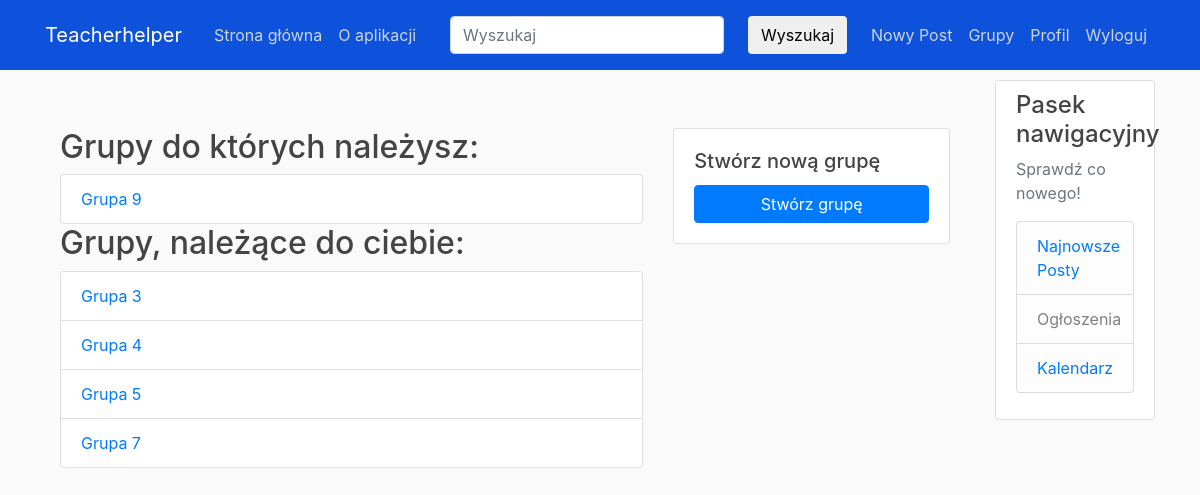
/groups/ (signed in), run on an earlier commit of the app's database.
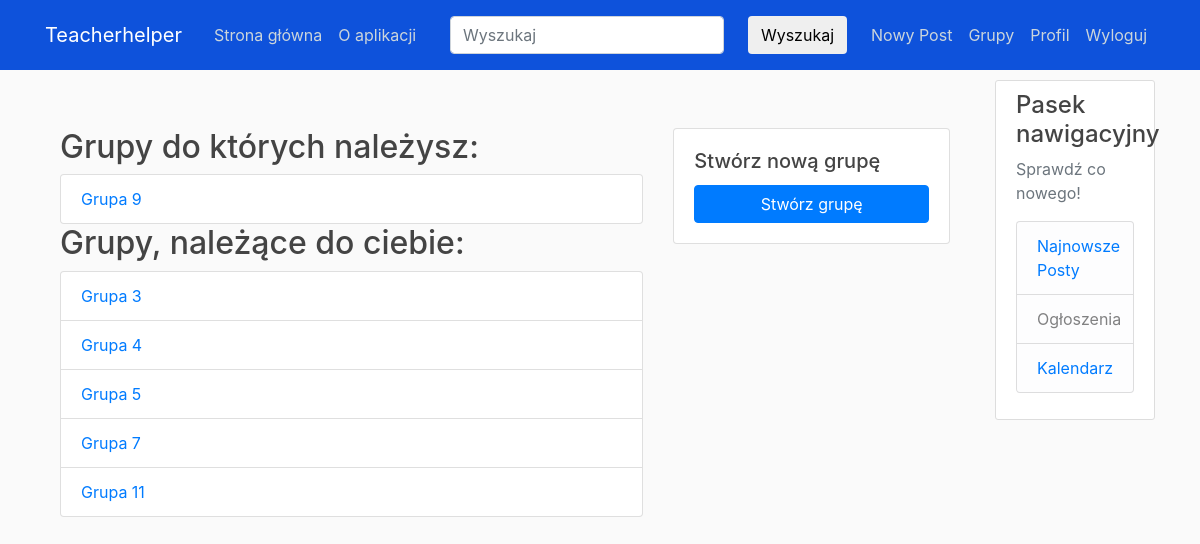
And on a later commit of the database.
### users/models.py (models this page shows, shortened)
class Group(models.Model):
    name = models.CharField(max_length=100, unique=True)
    description = models.TextField(blank=True)
    members = models.ManyToManyField(User, related_name='custom_groups')  # Zmiana related_name
    owner = models.ForeignKey(User, on_delete=models.CASCADE, related_name='owned_groups')

### users/views.py (the view)
# urls.py: path('groups/', user_views.group_list, name='group_list'),
@login_required
def group_list(request):
    user = request.user
    user_groups = Group.objects.filter(members=user)
    owned_groups = Group.objects.filter(owner=user)
    all_groups = user_groups.union(owned_groups)  # Połączenie grup, których użytkownik jest członkiem i właścicielem
    return render(request, 'users/group_list.html', {'user_groups': user_groups, 'owned_groups': owned_groups, 'all_groups': all_groups})

### users/templates/users/group_list.html (shortened to what this page needs)
{% extends "blog/base.html" %}
{% block content %}
    <div class="container mt-5">
        <div class="row">
            <div class="col-md-8">
                {% if user_groups %}
                    <h2>Grupy do których należysz:</h2>
                    <ul class="list-group">
                        {% for group in user_groups %}
                            <li class="list-group-item"><a href="{% url 'group_detail' group.id %}">{{ group.name }}</a></li>
                        {% endfor %}
                    </ul>
                {% endif %}
                {% if owned_groups %}
                    <h2>Grupy, należące do ciebie:</h2>
                    <ul class="list-group">
                        {% for group in owned_groups %}
                            <li class="list-group-item"><a href="{% url 'group_detail' group.id %}">{{ group.name }}</a></li>
                        {% endfor %}
                    </ul>
                {% endif %}
            </div>
            <div class="col-md-4">
                <div class="card">
                    <div class="card-body">
                        <h5 class="card-title">Stwórz nową grupę</h5>
                        <a href="{% url 'create_group' %}" class="btn btn-primary btn-block">Stwórz grupę</a>
                    </div>
                </div>
            </div>
        </div>
    </div>
{% endblock %}

### blog/templates/blog/base.html (shortened to what this page needs)
{% load static %}
<!DOCTYPE html>
<html lang="en">
<head>
    <link rel="stylesheet" href="https://cdn.jsdelivr.net/npm/bootstrap@4.0.0/dist/css/bootstrap.min.css">
    <link rel="stylesheet" type="text/css" href="{% static 'blog/main.css' %}">
</head>
<body>
    <header class="site-header">
    <nav class="navbar navbar-expand-md navbar-dark bg-steel fixed-top">
      <div class="container">
        <a class="navbar-brand mr-4" href="{% url "blog-home" %}">Teacherhelper</a>
        <div class="collapse navbar-collapse" id="navbarToggle">
          <div class="navbar-nav mr-auto">
            <a class="nav-item nav-link" href="{% url 'blog-home' %}">Strona główna</a>
            <a class="nav-item nav-link" href="{% url 'blog-about' %}">O aplikacji</a>
          </div>
        {% include 'blog/navbar.html' %}
          <div class="navbar-nav">
              {% if user.is_authenticated %}
                  <a class="nav-item nav-link" href="{% url 'post-create' %}">Nowy Post</a>
                  <a class="nav-item nav-link" href="{% url 'group_list' %}">Grupy</a>
                  <a class="nav-item nav-link" href="{% url 'profile' %}">Profil</a>
                  <a class="nav-item nav-link" href="{% url 'logout' %}">Wyloguj</a>
              {% else %}
            <a class="nav-item nav-link" href="{% url 'login' %}">Logowanie</a>
            <a class="nav-item nav-link" href="{% url 'register' %}">Rejestracja</a>
              {% endif %}
          </div>
        </div>
      </div>
    </nav>
    </header>
    <main role="main" class="container">
      <div class="row">
        <div class="col-md-10">
          {% block content %}{% endblock %}
        </div>
        <div class="col-md-2">
          <div class="content-section">
            <h4>Pasek nawigacyjny</h4>
            <p class='text-muted'>Sprawdź co nowego!
              <ul class="list-group">
                <li class="list-group-item list-group-item-light"><a href="{% url "blog-home" %}">Najnowsze Posty</a></li>
                <li class="list-group-item list-group-item-light">Ogłoszenia</li>
                {% if user.is_authenticated %}
                <li class="list-group-item list-group-item-light" id="kalendarz-link"><a href="/kalendarz/">Kalendarz</a></li>
                {% endif %}
              </ul>
            </p>
          </div>
        </div>
      </div>
    </main>
</body>
</html>

### blog/templates/blog/navbar.html (shortened to what this page needs)
<nav class="navbar navbar-light" style="background-color: #0e52db;">
  <form class="form-inline" method="POST" action="{% url 'search_engine' %}">
    <input class="form-control mr-sm-2" type="text" placeholder="Wyszukaj" aria-label="Search" name="searched">
    <button class="btn btn-outline-white btn-md my-2 my-sm-0 ml-3" type="submit">Wyszukaj</button>
  </form>
</nav>

### blog/static/blog/main.css (style rules this page uses)
body { background: #fafafa; color: #333333; margin-top: 5rem; }
h1, h2, h3, h4, h5, h6 { color: #444444; }
ul { margin: 0; }
.bg-steel { background-color: #0e52db; }
.site-header .navbar-nav .nav-link { color: #cbd5db; }
.content-section { background: #ffffff; padding: 10px 20px; border: 1px solid #dddddd; border-radius: 3px; margin-bottom: 20px; }

What changed in the data, as far as the page shows it:
added Group: name "Grupa 11", shown under "Grupy, należące do ciebie:"
